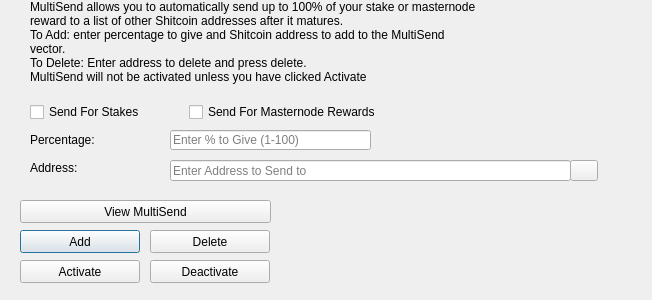
<?xml version="1.0" encoding="UTF-8"?>
<ui version="4.0">
 <class>MultiSendDialog</class>
 <widget class="QDialog" name="MultiSendDialog">
  <property name="windowModality">
   <enum>Qt::NonModal</enum>
  </property>
  <property name="geometry">
   <rect>
    <x>0</x>
    <y>0</y>
    <width>652</width>
    <height>300</height>
   </rect>
  </property>
  <property name="windowTitle">
   <string>MultiSend</string>
  </property>
  <widget class="QLineEdit" name="multiSendPercentEdit">
   <property name="geometry">
    <rect>
     <x>170</x>
     <y>130</y>
     <width>201</width>
     <height>20</height>
    </rect>
   </property>
   <property name="toolTip">
    <string>Enter whole numbers 1 - 100</string>
   </property>
   <property name="placeholderText">
    <string>Enter % to Give (1-100)</string>
   </property>
  </widget>
  <widget class="QLineEdit" name="multiSendAddressEdit">
   <property name="geometry">
    <rect>
     <x>170</x>
     <y>160</y>
     <width>401</width>
     <height>21</height>
    </rect>
   </property>
   <property name="toolTip">
    <string/>
   </property>
   <property name="placeholderText">
    <string>Enter Address to Send to</string>
   </property>
  </widget>
  <widget class="QLabel" name="label_2">
   <property name="geometry">
    <rect>
     <x>30</x>
     <y>0</y>
     <width>451</width>
     <height>121</height>
    </rect>
   </property>
   <property name="lineWidth">
    <number>1</number>
   </property>
   <property name="text">
    <string>MultiSend allows you to automatically send up to 100% of your stake or masternode reward to a list of other Shitcoin addresses after it matures.
To Add: enter percentage to give and Shitcoin address to add to the MultiSend vector.
To Delete: Enter address to delete and press delete.
MultiSend will not be activated unless you have clicked Activate</string>
   </property>
   <property name="alignment">
    <set>Qt::AlignLeading|Qt::AlignLeft|Qt::AlignTop</set>
   </property>
   <property name="wordWrap">
    <bool>true</bool>
   </property>
  </widget>
  <widget class="QLabel" name="message">
   <property name="geometry">
    <rect>
     <x>290</x>
     <y>200</y>
     <width>351</width>
     <height>91</height>
    </rect>
   </property>
   <property name="text">
    <string/>
   </property>
  </widget>
  <widget class="QPushButton" name="addButton">
   <property name="geometry">
    <rect>
     <x>20</x>
     <y>230</y>
     <width>120</width>
     <height>23</height>
    </rect>
   </property>
   <property name="toolTip">
    <string/>
   </property>
   <property name="statusTip">
    <string>Add to MultiSend Vector</string>
   </property>
   <property name="text">
    <string>Add</string>
   </property>
  </widget>
  <widget class="QPushButton" name="disableButton">
   <property name="geometry">
    <rect>
     <x>150</x>
     <y>260</y>
     <width>120</width>
     <height>23</height>
    </rect>
   </property>
   <property name="statusTip">
    <string>Deactivate MultiSend</string>
   </property>
   <property name="text">
    <string>Deactivate</string>
   </property>
  </widget>
  <widget class="QPushButton" name="addressBookButton">
   <property name="geometry">
    <rect>
     <x>570</x>
     <y>160</y>
     <width>28</width>
     <height>21</height>
    </rect>
   </property>
   <property name="toolTip">
    <string>Choose an address from the address book</string>
   </property>
   <property name="text">
    <string/>
   </property>
   <property name="icon">
    <iconset resource="../shitcoin.qrc">
     <normaloff>:/icons/address-book</normaloff>:/icons/address-book</iconset>
   </property>
   <property name="shortcut">
    <string>Alt+A</string>
   </property>
   <property name="autoDefault">
    <bool>false</bool>
   </property>
  </widget>
  <widget class="QLabel" name="label">
   <property name="geometry">
    <rect>
     <x>30</x>
     <y>130</y>
     <width>121</width>
     <height>20</height>
    </rect>
   </property>
   <property name="toolTip">
    <string>Percentage of stake to send</string>
   </property>
   <property name="text">
    <string>Percentage:</string>
   </property>
  </widget>
  <widget class="QLabel" name="label_5">
   <property name="geometry">
    <rect>
     <x>30</x>
     <y>160</y>
     <width>111</width>
     <height>16</height>
    </rect>
   </property>
   <property name="toolTip">
    <string>Address to send portion of stake to</string>
   </property>
   <property name="text">
    <string>Address:</string>
   </property>
  </widget>
  <widget class="QPushButton" name="deleteButton">
   <property name="geometry">
    <rect>
     <x>150</x>
     <y>230</y>
     <width>120</width>
     <height>23</height>
    </rect>
   </property>
   <property name="toolTip">
    <string/>
   </property>
   <property name="statusTip">
    <string>Delete Address From MultiSend Vector</string>
   </property>
   <property name="text">
    <string>Delete</string>
   </property>
  </widget>
  <widget class="QPushButton" name="activateButton">
   <property name="geometry">
    <rect>
     <x>20</x>
     <y>260</y>
     <width>120</width>
     <height>23</height>
    </rect>
   </property>
   <property name="statusTip">
    <string>Activate MultiSend</string>
   </property>
   <property name="text">
    <string>Activate</string>
   </property>
  </widget>
  <widget class="QPushButton" name="viewButton">
   <property name="geometry">
    <rect>
     <x>20</x>
     <y>200</y>
     <width>251</width>
     <height>23</height>
    </rect>
   </property>
   <property name="toolTip">
    <string/>
   </property>
   <property name="statusTip">
    <string>View MultiSend Vector</string>
   </property>
   <property name="text">
    <string>View MultiSend</string>
   </property>
  </widget>
  <widget class="QWidget" name="horizontalLayoutWidget">
   <property name="geometry">
    <rect>
     <x>30</x>
     <y>100</y>
     <width>351</width>
     <height>24</height>
    </rect>
   </property>
   <layout class="QHBoxLayout" name="horizontalLayout">
    <item>
     <widget class="QCheckBox" name="multiSendStakeCheckBox">
      <property name="text">
       <string>Send For Stakes</string>
      </property>
     </widget>
    </item>
    <item>
     <widget class="QCheckBox" name="multiSendMasternodeCheckBox">
      <property name="text">
       <string>Send For Masternode Rewards</string>
      </property>
     </widget>
    </item>
   </layout>
  </widget>
 </widget>
 <resources>
  <include location="../shitcoin.qrc"/>
 </resources>
 <connections/>
</ui>
